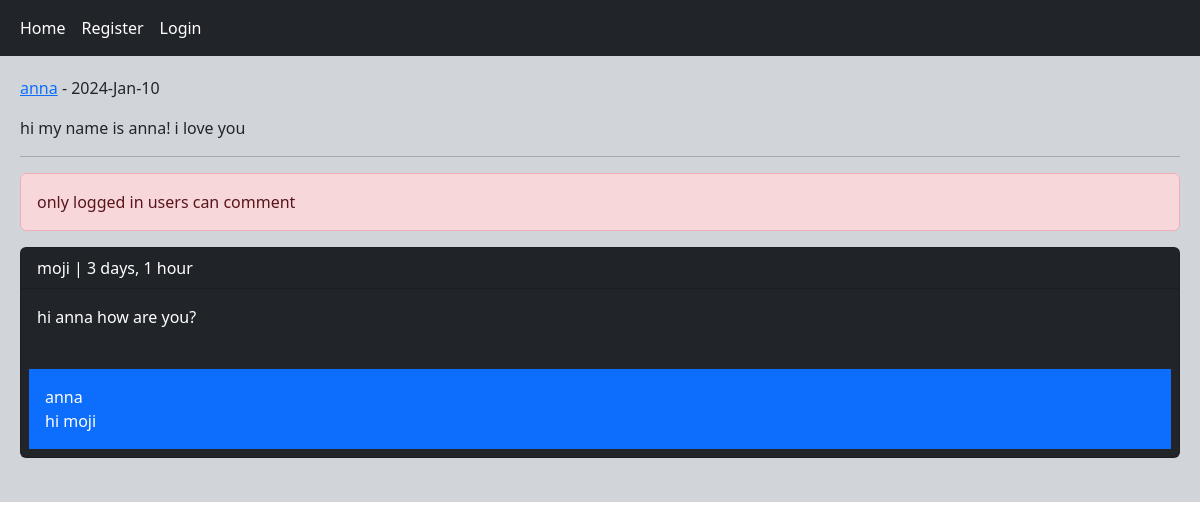
Screenshot of /post/3/hi-my-name-is-anna-i-love-yo/ with the database file from the repository.
### home/models.py (models this page shows, shortened)
class Post_User(models.Model):
    user = models.ForeignKey(User, on_delete=models.CASCADE, related_name='posts')
    body = models.TextField()
    slug = models.SlugField()
    created = models.DateTimeField(auto_now_add=True)
    updated = models.DateTimeField(auto_now=True)
    class Meta:
        ordering = ('-created',)

class Comment(models.Model):
    user = models.ForeignKey(User, on_delete=models.CASCADE, related_name='ucomment')
    post = models.ForeignKey(Post_User, on_delete=models.CASCADE, related_name='pcomment')
    body = models.TextField(max_length=400)
    reply = models.ForeignKey('self', on_delete=models.CASCADE, related_name='rcomment', blank=True, null=True)
    is_reply = models.BooleanField(default=False)
    created = models.DateTimeField(auto_now_add=True)

### home/views.py (the view, shortened to what this page needs)
# urls.py: path('post/<int:post_id>/<slug:post_slug>/', views.PostDetailView.as_view(), name='post_detail'),
class PostDetailView(View):
    form_class = CommentCreateForm
    form_class_reply = CommentReplyForm
    def setup(self, request, *args, **kwargs):
        self.post_instance = get_object_or_404(Post_User, pk=kwargs['post_id'], slug=kwargs['post_slug'])
        return super().setup(request, *args, **kwargs)
    def get(self, request, post_id, post_slug):
        comment = self.post_instance.pcomment.filter(is_reply=False)
        can_like = False
        if request.user.is_authenticated and self.post_instance.user_can_like(request.user):
            can_like = True
        return render(request, 'home/detail.html', {'post':self.post_instance, 'comment':comment,
        'form':self.form_class,'reply_form':self.form_class_reply, 'can_like':can_like})

### home/templates/home/detail.html (shortened to what this page needs)
{% extends 'base.html' %}
{% block content %}
    <p><a href="{% url 'account:user_profile' post.user.id %}">{{ post.user }}</a> - {{ post.updated|date:"Y-M-d" }}</p>
    <p>{{ post.body }}</p><hr>
    {% if request.user.is_authenticated %}
        <a href="{% url 'home:post_like' post.id %}" class="{% if can_like %}disabled{% endif %} btn btn-primary col-md-1">Like {{ post.like_count }}</a>
        <form action="" method="post">
            {% csrf_token %}
            {{ form.as_p }}
            <input type="submit" value="Send">
        </form><br>
    {% else %}
        <p class="alert alert-danger">only logged in users can comment</p>
    {% endif %}
    {% for comments in comment %}
        <div class="card bg-dark text-white">
            <p class="card-header">{{ comments.user }} | {{ comments.created|timesince }}</p>
            <p class="card-body">{{ comments.body }}</p>
            {% with replies=comments.rcomment.all %}
                {% for reply in replies %}
                    <p class="bg-primary p-3 m-2">{{ reply.user }}<br/>{{ reply.body }}</p>
                {% endfor %}
            {% endwith %}
        </div><br>
    {% empty %}
       <p>no comment yet!</p>
    {% endfor %}
{% endblock %}

### rows the page displays
Post_User: user "anna", updated "2024-Jan-10", body "hi my name is anna! i love you"
Comment: user "moji", created "3 days, 1 hour", body "hi anna how are you?"
Comment: user "anna", body "hi moji"
